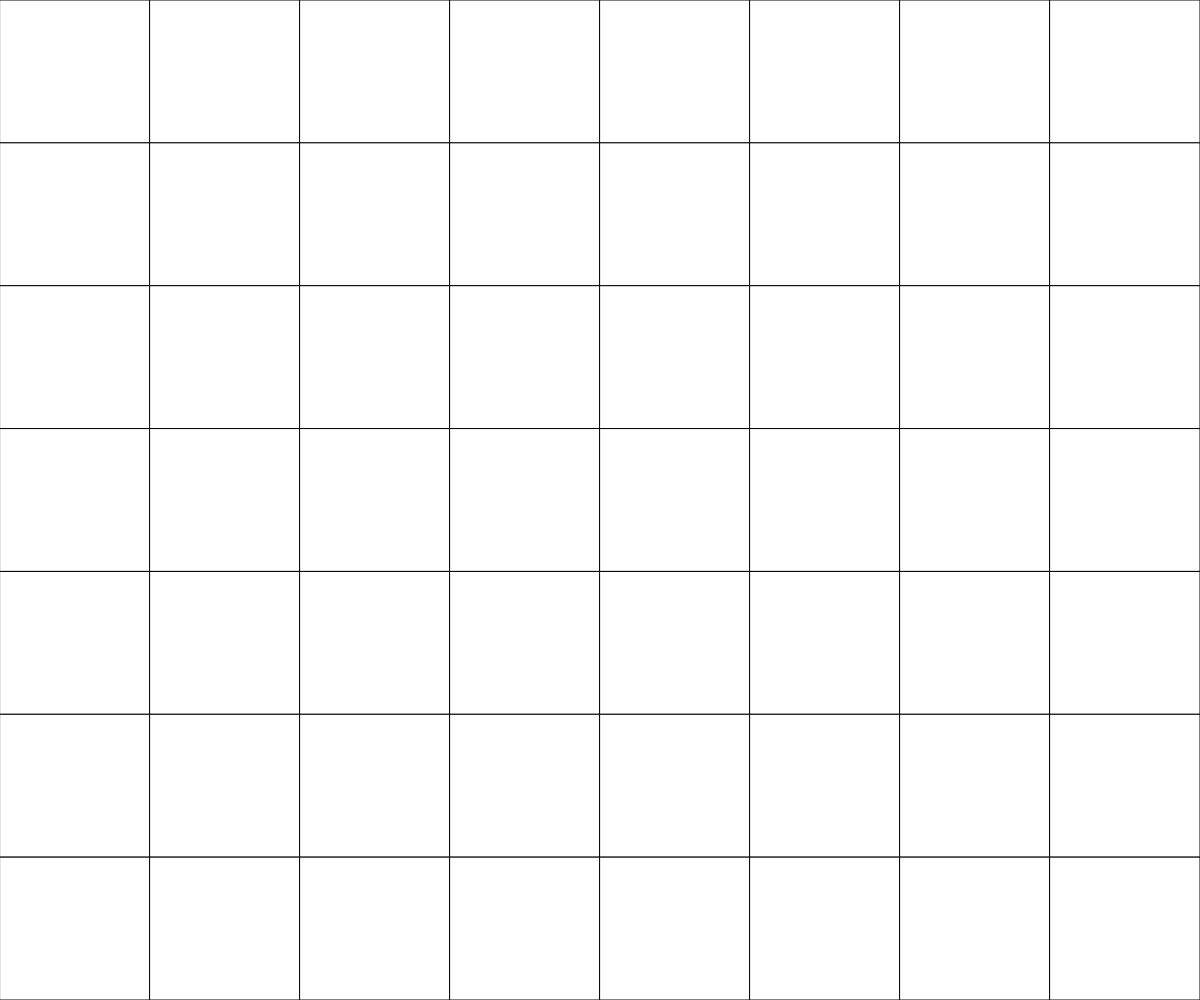
Frame 1 (no input)
Frame 60 (no input): identical to frame 1, image omitted
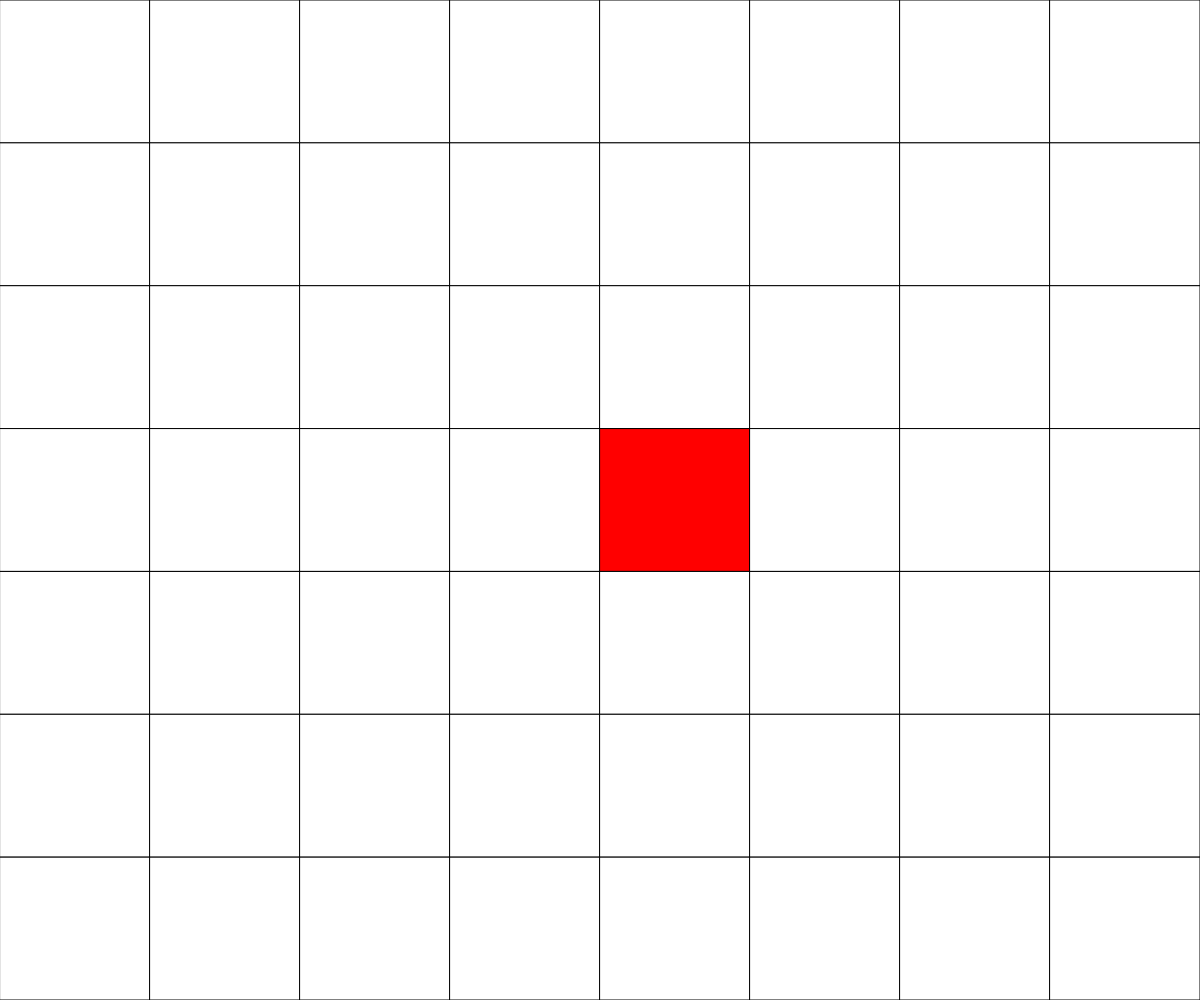
Frame 120 (the mouse pressed at the canvas centre since frame 60)

The p5.js sketch that drew these frames (run headless with seeded random() and noise() and a simulated clock; from frame 60 on, the mouse is pressed at the canvas centre):

// p5.js sketch
// ── sketch.js
const ROWS = 7;
const COLS = 8;
let grid, cellWidth, cellHeight;
let playerX = 0;
let playerY = 0;
let playerColor = "blue";
let player = false;


function setup() {
  createCanvas(windowWidth, windowHeight);

  grid = createEmptyGrid(COLS, ROWS);
  cellWidth = width / COLS;
  cellHeight = height / ROWS;
  //add player to grid
  // grid[playerY][playerX] = 9;
}

function draw() {
  background(220);
  displayGrid();
}

function mousePressed() {
  let x = Math.floor(mouseX / cellWidth);
  let y = Math.floor(mouseY / cellHeight);

  changePlayer(x, y);
}


function displayGrid() {
  for (let y=0; y<ROWS; y++) {
    for (let x=0; x<COLS; x++) {
      if (grid[y][x] === 0) {
        fill("white");
      }
      else if (grid[y][x] === 1) {
        fill("red");
      }
      else if (grid[y][x] === 9) {
        fill("blue");
      }
      rect(x*cellWidth, y*cellHeight, cellWidth, cellHeight);
    }
  }
}

function createEmptyGrid(cols, rows) {
  let empty = [];
  for (let y=0; y<rows; y++) {
    empty.push([]);
    for (let x=0; x<cols; x++) {
      empty[y].push(0);
    }
  }
  return empty;
}

function changePlayer(x, y){
  if (grid[y][x] === 0) {
    if (player === false){
      grid[y][x] = 1;
      player = true;
    }
    else {
      grid[y][x] = 9;
      player = false;
    }
  }
}
